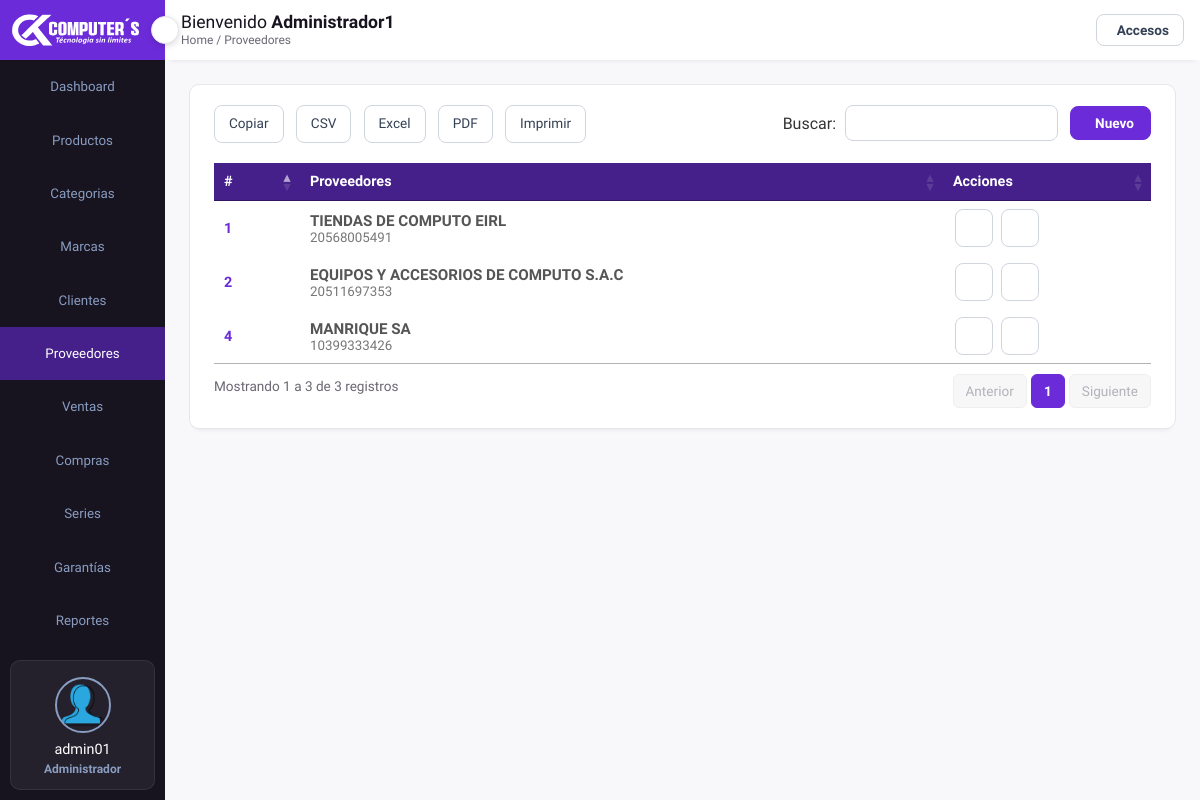
Page /frontend/proveedores/mostrar.php (signed in) on the earlier database version.
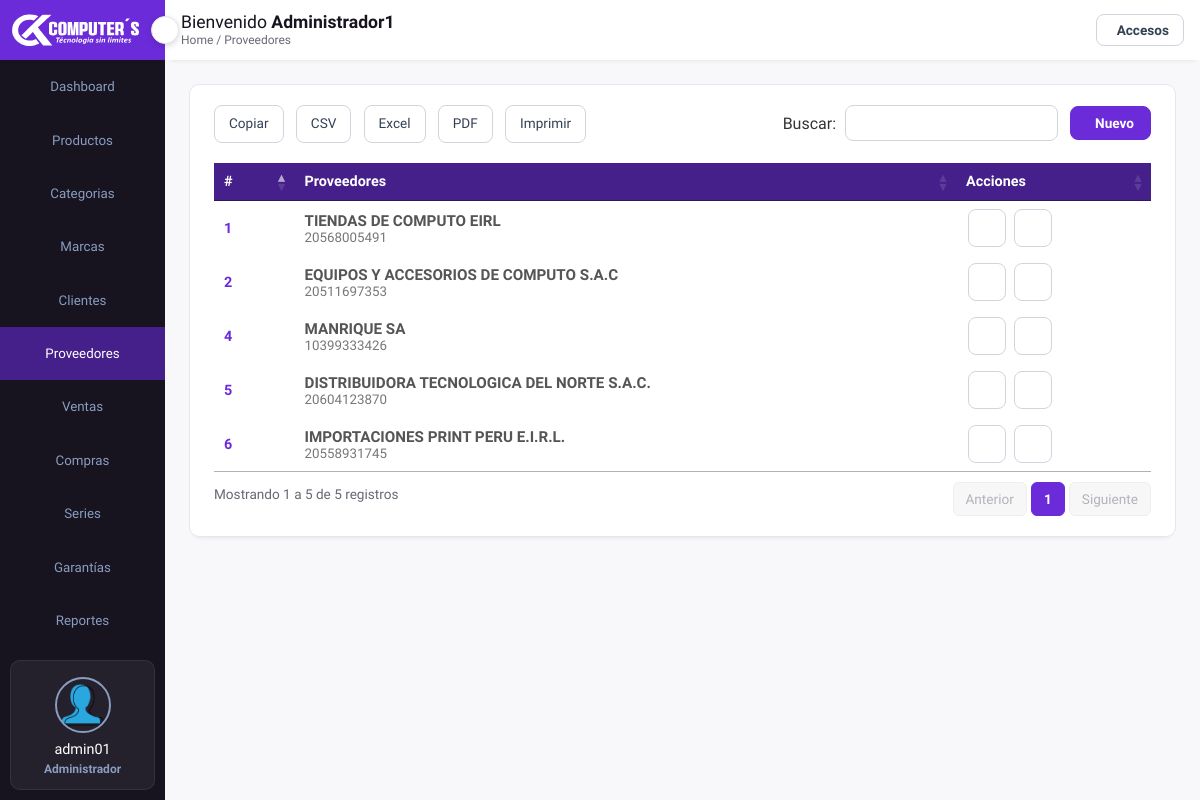
Same page on the later database version.
### tables this page shows
CREATE TABLE `proveedores` (
  `idprov` int(11) NOT NULL AUTO_INCREMENT,
  `rucprv` char(11) NOT NULL,
  `nomprv` text NOT NULL,
  `corrprv` varchar(35) NOT NULL,
  `state` tinyint(1) NOT NULL DEFAULT 1,
  `fere` timestamp NOT NULL DEFAULT current_timestamp() ON UPDATE current_timestamp(),
  PRIMARY KEY (`idprov`)
);

### backend/config/auth.php (called while the page is built, shortened)
<?php
require_once __DIR__ . '/roles.php';
require_once __DIR__ . '/helpers.php';
function hay_sesion()
{
    return isset($_SESSION['id'], $_SESSION['rol']);
}
function rol_actual()
{
    return (int)($_SESSION['rol'] ?? 0);
}
function puede($permiso)
{
    return hay_sesion() && rol_tiene_permiso(rol_actual(), $permiso);
}

### backend/config/roles.php (called while the page is built, shortened)
<?php
$PERMISOS = [
    ROL_ADMINISTRADOR => [
        'ventas', 'ventas_anular', 'compras', 'compras_anular', 'productos', 'productos_ed', 'productos_el',
        'clientes', 'proveedores', 'catalogos', 'usuarios', 'series', 'garantias', 'reportes',
    ],
    ROL_CAJERO => [
        'ventas', 'productos', 'clientes', 'garantias',
    ],
    ROL_EMPLEADO => [
        'compras', 'productos', 'productos_ed', 'proveedores', 'catalogos', 'garantias',
    ],
];
function rol_tiene_permiso($rol, $permiso)
{
    global $PERMISOS;
    return in_array($permiso, $PERMISOS[(int)$rol] ?? [], true);
}

### backend/config/helpers.php (called while the page is built, shortened)
<?php
function e($valor)
{
    return htmlspecialchars((string)$valor, ENT_QUOTES, 'UTF-8');
}

### frontend/proveedores/mostrar.php (the view, shortened to what the changed rows need)
<?php
require_once __DIR__ . '/../../backend/config/auth.php';
$seccion = 'proveedores';
$tablas = true;
require __DIR__ . '/../layout/cabecera.php';
?>
            <div class="page-content">
            <div class="records table-responsive">
                     <div class="record-header">
                        <div class="add">
                        </div>
                    </div>
                    <div>
                        <?php
require '../../backend/config/Conexion.php';
$sentencia = $connect->prepare("SELECT * FROM proveedores WHERE state = 1 ORDER BY idprov DESC;");
 $sentencia->execute();
$data =  array();
if($sentencia){
  while($r = $sentencia->fetchObject()){
    $data[] = $r;
  }
}
     ?>
     <?php if(count($data)>0):?>
                        <table width="100%" id="example">
                            <thead>
                                <tr>
                                    <th>#</th>
                                    <th><span class="las la-sort"></span>Proveedores</th>
                                    <th><span class="las la-sort"></span>Acciones</th>
                                </tr>
                            </thead>
                            <tbody>
                                <?php foreach($data as $d):?>
                                <tr>
                                    <td><?php echo e($d->idprov); ?></td>
                                    <td>
                                        <div class="client">
                                            <div class="client-info">
                                                <h4><?php echo e($d->nomprv); ?></h4>
                                                <small><?php echo e($d->rucprv); ?></small>
                                            </div>
                                        </div>
                                    </td>
                                    <td>
                                       <a title="Actualizar" href="../proveedores/editar.php?id=<?php echo e($d->idprov); ?>" class="btn-icono"><span class="las la-pen"></span></a>
                                     <form  onsubmit="return confirm('Realmente desea eliminar el registro?');" method='POST' action='<?php $_SERVER['PHP_SELF'] ?>'>
<button name='delete_supplier' class="btn-icono peligro"><span class="las la-trash-alt"></span></button>
</form>
                                    </td>
                                </tr>
                                 <?php endforeach; ?>
                            </tbody>
                        </table>
                          <?php else:?>
                           <p class="sin-datos">Todavía no hay registros.</p>
    <?php endif; ?>
                    </div>
                </div>
            </div>
<?php require __DIR__ . '/../layout/pie.php'; ?>
</body>
</html>

### frontend/layout/cabecera.php (shortened to what the changed rows need)
<?php
$tablas = $tablas ?? false;
$MENU = [
    'dashboard'   => ['reportes',    'administrador/escritorio.php', 'la-home',          'Dashboard'],
    'productos'   => ['productos',   'productos/mostrar.php',        'la-shopping-cart', 'Productos'],
    'categorias'  => ['catalogos',   'categorias/mostrar.php',       'la-paperclip',     'Categorias'],
    'marcas'      => ['catalogos',   'marcas/mostrar.php',           'la-tags',          'Marcas'],
    'clientes'    => ['clientes',    'clientes/mostrar.php',         'la-user-friends',  'Clientes'],
    'proveedores' => ['proveedores', 'proveedores/mostrar.php',      'la-user-friends',  'Proveedores'],
    'ventas'      => ['ventas',      'ventas/mostrar.php',           'la-money-bill',    'Ventas'],
    'compras'     => ['compras',     'compra/mostrar.php',           'la-store',         'Compras'],
    'series'      => ['series',      'series/mostrar.php',           'la-file-invoice',  'Series'],
    'garantias'   => ['garantias',   'garantias/mostrar.php',        'la-tools',         'Garantías'],
    'reportes'    => ['reportes',    'reportes/ventas.php',          'la-chart-bar',     'Reportes'],
];
?>
<!DOCTYPE html>
<html lang="es">
<head>
    <link rel="stylesheet" href="../../backend/css/admin.css">
    <link rel="stylesheet" href="https://maxst.icons8.com/vue-static/landings/line-awesome/line-awesome/1.3.0/css/line-awesome.min.css">
<?php if ($tablas): ?>
    <link rel="stylesheet" type="text/css" href="../../backend/css/datatable.css">
    <link rel="stylesheet" type="text/css" href="../../backend/css/buttonsdataTables.css">
    <link rel="stylesheet" type="text/css" href="../../backend/css/tablas.css">
<?php endif; ?>
</head>
<body>
    <div class="sidebar">
        <div class="side-content">
            <div class="side-menu">
                <ul>
<?php foreach ($MENU as $clave => [$permiso, $ruta, $icono, $texto]): ?>
<?php if (puede($permiso)): ?>
                    <li>
                        <a href="../<?php echo $ruta; ?>"<?php echo $clave === $seccion ? ' class="active"' : ''; ?>>
                            <small><?php echo $texto; ?></small>
                        </a>
                    </li>
<?php endif; ?>
<?php endforeach; ?>
                </ul>
            </div>
        </div>
    </div>
    <div class="main-content">
        <header>
            <div class="header-content">
                <div class="saludo">
                    <h1>Bienvenido <strong><?php echo e($_SESSION['nombre']); ?></strong></h1>
                </div>
            </div>
        </header>
        <main>

Differences in the rows shown:
added proveedores: idprov "6", nomprv "IMPORTACIONES PRINT PERU E.I.R.L.", rucprv "20558931745"
added proveedores: idprov "5", nomprv "DISTRIBUIDORA TECNOLOGICA DEL NORTE S.A.C.", rucprv "20604123870"
Other differences:
text written by a page script: "Copiar CSV Excel PDF Imprimir Buscar: Mostrando 1 a 3 de 3 registros Anterior 1 Siguiente" → "Copiar CSV Excel PDF Imprimir Buscar: Mostrando 1 a 5 de 5 registros Anterior 1 Siguiente"
